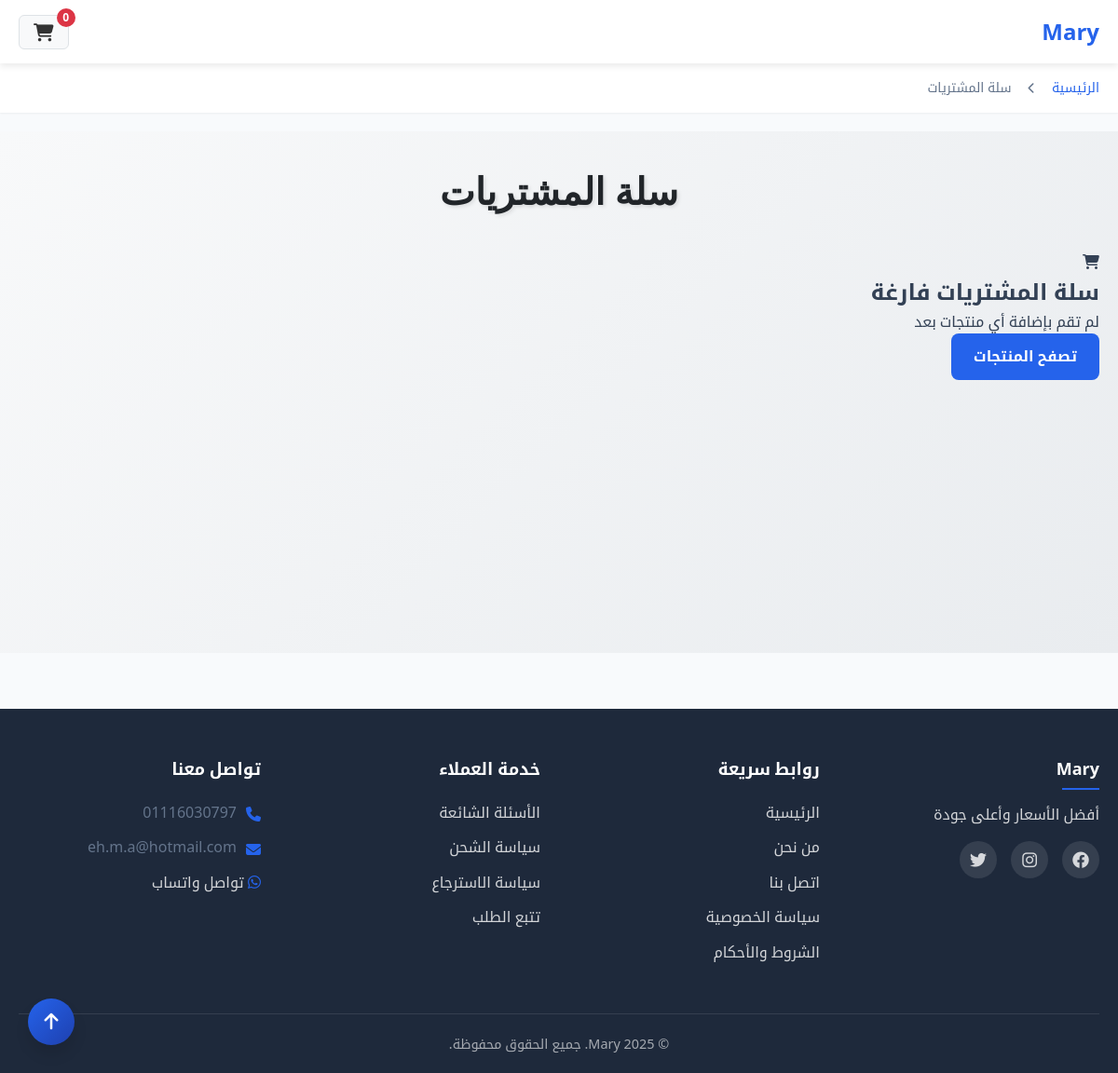
The app's page /cart.php with its own data.
### tables this page shows
CREATE TABLE `settings` (
  `id` int(11) NOT NULL,
  `setting_key` varchar(100) NOT NULL,
  `setting_value` text DEFAULT NULL,
  `setting_type` enum('text','number','boolean','json') DEFAULT 'text',
  `created_at` timestamp NOT NULL DEFAULT current_timestamp(),
  `updated_at` timestamp NOT NULL DEFAULT current_timestamp() ON UPDATE current_timestamp()
);

### functions.php (called while the page is built, shortened)
<?php
require_once 'config.php';
function getCartCount() {
    $count = 0;
    return $count;
}
if (!function_exists('getSetting')) {
    function getSetting($key, $default = '') {
        global $pdo;
        try {
            $stmt = $pdo->prepare("SELECT setting_value FROM settings WHERE setting_key = ?");
            $stmt->execute([$key]);
            $result = $stmt->fetchColumn();
            return $result !== false ? $result : $default;
        } catch (Exception $e) {
            return $default;
        }
    }
}
 ?>

### cart.php (the view, shortened to what this page needs)
<?php
require_once 'functions.php';
$cart = $_SESSION['cart'] ?? [];
$storeDescription = getSetting('store_description', '');
$storeName = getSetting('store_name', 'متجر إلكتروني');
$cartCount = getCartCount();
?>
<!DOCTYPE html>
<html lang="ar" dir="rtl">
<head>
    <link rel="stylesheet" href="assets/css/styles.css">
    <link rel="stylesheet" href="https://cdnjs.cloudflare.com/ajax/libs/font-awesome/6.4.0/css/all.min.css">
</head>
<body>
    <header class="site-header">
        <div class="container">
            <div class="header-content">
                <div class="logo">
                    <a href="index.php"><h1><?= htmlspecialchars($storeName) ?></h1></a>
                </div>
                <div class="header-actions">
                    <a href="cart.php" class="cart-btn active">
                        <i class="fas fa-shopping-cart"></i>
                        <span class="cart-count"><?= $cartCount ?></span>
                    </a>
                </div>
            </div>
        </div>
    </header>
    <div class="breadcrumb">
        <div class="container">
            <a href="index.php">الرئيسية</a>
            <i class="fas fa-chevron-left"></i>
            <span>سلة المشتريات</span>
        </div>
    </div>
    <main class="cart-page">
        <div class="container">
            <h1 class="page-title">سلة المشتريات</h1>
            <?php if (empty($cart)): ?>
                <div class="empty-cart">
                    <i class="fas fa-shopping-cart"></i>
                    <h2>سلة المشتريات فارغة</h2>
                    <p>لم تقم بإضافة أي منتجات بعد</p>
                    <a href="index.php" class="btn btn-primary">تصفح المنتجات</a>
                </div>
            <?php endif; ?>
        </div>
    </main>
    <footer class="site-footer">
        <div class="container">
            <div class="footer-content">
                <div class="footer-section">
                    <h3><?= htmlspecialchars($storeName) ?></h3>
                    <p><?= htmlspecialchars($storeDescription) ?></p>
                    <div class="social-links">
                        <?php if ($fb = getSetting('facebook_url')): ?>
                            <a href="<?= htmlspecialchars($fb) ?>" target="_blank"><i class="fab fa-facebook"></i></a>
                        <?php endif; ?>
                        <?php if ($ig = getSetting('instagram_url')): ?>
                            <a href="<?= htmlspecialchars($ig) ?>" target="_blank"><i class="fab fa-instagram"></i></a>
                        <?php endif; ?>
                        <?php if ($tw = getSetting('twitter_url')): ?>
                            <a href="<?= htmlspecialchars($tw) ?>" target="_blank"><i class="fab fa-twitter"></i></a>
                        <?php endif; ?>
                    </div>
                </div>
                <div class="footer-section">
                    <h4>روابط سريعة</h4>
                    <ul>
                        <li><a href="index.php">الرئيسية</a></li>
                        <li><a href="about.php">من نحن</a></li>
                        <li><a href="contact.php">اتصل بنا</a></li>
                        <li><a href="privacy.php">سياسة الخصوصية</a></li>
                        <li><a href="terms.php">الشروط والأحكام</a></li>
                    </ul>
                </div>
                <div class="footer-section">
                    <h4>خدمة العملاء</h4>
                    <ul>
                        <li><a href="faq.php">الأسئلة الشائعة</a></li>
                        <li><a href="shipping.php">سياسة الشحن</a></li>
                        <li><a href="returns.php">سياسة الاسترجاع</a></li>
                        <li><a href="track.php">تتبع الطلب</a></li>
                    </ul>
                </div>
                <div class="footer-section">
                    <h4>تواصل معنا</h4>
                    <ul class="contact-info">
                        <li><i class="fas fa-phone"></i> <?= getSetting('store_phone', '') ?></li>
                        <li><i class="fas fa-envelope"></i> <?= getSetting('store_email', '') ?></li>
                        <?php if ($whatsapp = getSetting('whatsapp_number')): ?>
                            <li>
                                <a href="https://wa.me/<?= $whatsapp ?>" target="_blank">
                                    <i class="fab fa-whatsapp"></i> تواصل واتساب
                                </a>
                            </li>
                        <?php endif; ?>
                    </ul>
                </div>
            </div>
            <div class="footer-bottom">
                <p>&copy; <?= date('Y') ?> <?= htmlspecialchars($storeName) ?>. جميع الحقوق محفوظة.</p>
            </div>
        </div>
    </footer>
<button class="back-to-top show" aria-label="العودة للأعلى"><i class="fas fa-arrow-up"></i></button>
</body>
</html>

### records on screen
settings: setting_value "Mary"
settings: setting_value "أفضل الأسعار وأعلى جودة"
settings: setting_value "01116030797"
settings: setting_value "eh.m.a@hotmail.com"

### other values on screen
$cartCount "0"
